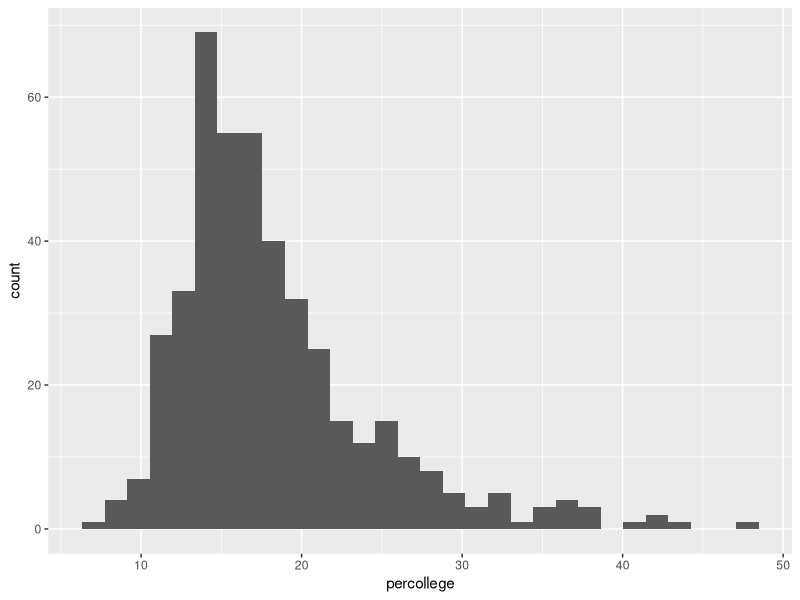
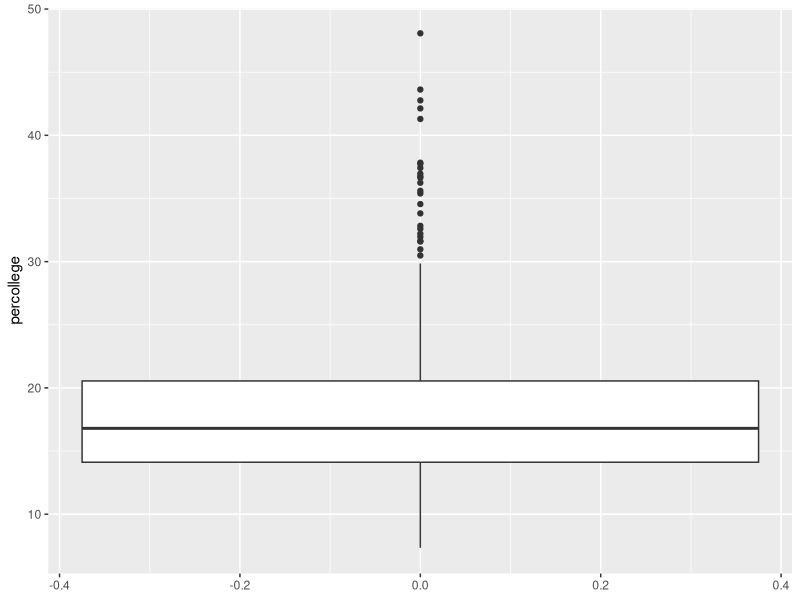

Write the R code that produced these figures, in order.
## ---- chunk 1
# install package if needed 
# install.packages('ggplot2')
# install.packages('tidyverse')
## ---- chunk 2
# Load R packages
library(ggplot2)
library(tidyverse)

## ---- chunk 3
# Load built-in dataset into the environment
# midwest: a dataset in ggplot2 with demographic information of midwest counties
data(midwest)

midwest

## ---- chunk 4
# Look at the data
head(midwest)

## ---- chunk 5
# Look at the first 10 values in the percollege variable
head(midwest$percollege, 10)

# Get summary statistics of the percollege variable 
summary(midwest$percollege)

# Set plot size
options(repr.plot.width=6, repr.plot.height=3)

# Histogram of percollege
ggplot(midwest, aes(percollege)) + geom_histogram()

# Bar chart of percollege
ggplot(midwest, aes(percollege)) + geom_boxplot() + coord_flip()

## ---- chunk 6
# One sample t-test for difference in means

t.test(midwest$percollege, mu = 25, paired = FALSE, alternative = 'two.sided', conf.level = 0.95)

## ---- chunk 7
t.test(midwest$percollege, mu = 25, paired = FALSE, alternative = 'two.sided', conf.level = 0.90)

## ---- chunk 8
t.test(midwest$percollege, mu = 25, paired = FALSE, alternative = 'two.sided', conf.level = 0.99)

## ---- chunk 9
t.test(midwest$percollege, mu = 25, paired = FALSE, alternative = 'less', conf.level = 0.95)


## ---- chunk 10
t.test(midwest$percollege, mu = 25, paired = FALSE, alternative = 'greater', conf.level = 0.95)


